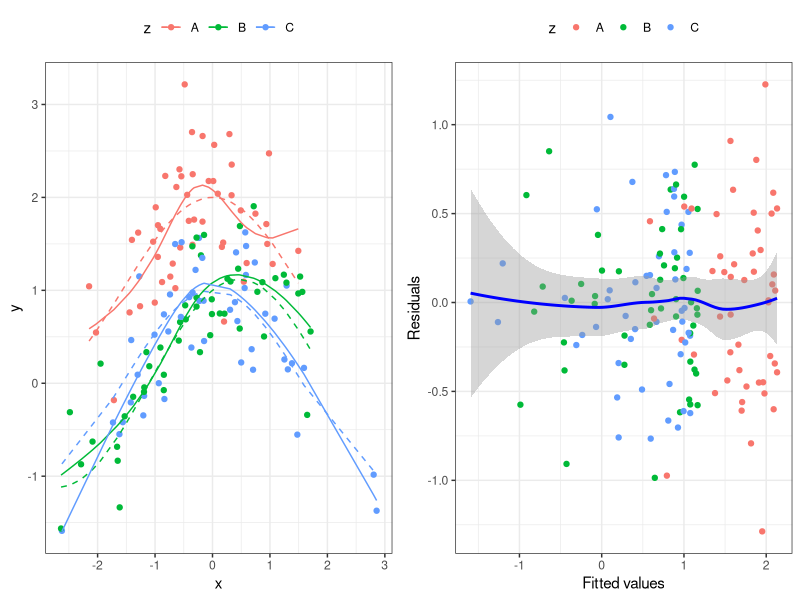

The R script that drew this image:
## ---- chunk 1
#| message: false
#| warning: false
library(ggplot2)
library(tibble)
library(broom)
library(splines)
library(gridExtra)
## ---- chunk 2
set.seed(04022016)
factor_labels <- rep(c("A", "B", "C"), each = 50)
formula_data <- tibble(
    x =  rnorm(150, 0),
    z = factor(sample(factor_labels)),
    mu = (z == "A") + cos(x) + 0.5 * (z == "B") * sin(x),
    y = rnorm(150, mu, 0.5)
)
## ---- chunk 3
head(model.matrix(y ~ ns(x, df = 4) * z, formula_data))
ncol(model.matrix(y ~ ns(x, df = 4) * z, formula_data))
## ---- chunk 4
#| fig-width: 10
#| fig-height: 5
#| message: false
modelSplines <- lm(y ~ ns(x, df = 4) * z, data = formula_data)

p1 <- ggplot(formula_data, aes(x, y, color = z)) +
  geom_point() +
  geom_line(aes(y = mu), linetype = 2) +
  geom_line(aes(y = fitted(modelSplines))) +
  theme_bw() +
  theme(legend.position = "top")

p2 <- ggplot(augment(modelSplines), aes(.fitted, .resid, color = z)) +
  geom_point() +
  geom_smooth(aes(x = .fitted, y = .resid), color = "blue") +
  xlab("Fitted values") +
  ylab("Residuals") +
  theme_bw() +
  theme(legend.position = "top")

grid.arrange(p1, p2, ncol = 2)
## ---- chunk 5
X <- splines::bs(
    seq(0, 1, 0.01),
    knots = c(0.3, 0.5, 0.7)
)
X_prime <- seq(0, 1, 0.01)
## ---- chunk 6
max(abs(X %*% solve(t(X) %*% X) %*% t(X) %*% X_prime - X_prime))
## ---- chunk 7
fit <- lm.fit(X, X_prime)

max(abs(fit$residuals))
# or, equivalently
max(abs(fit$fitted.values - X_prime))
## ---- chunk 8
C <- solve(t(X) %*% X) %*% t(X) %*% X_prime
max(abs(C - fit$coefficients))
